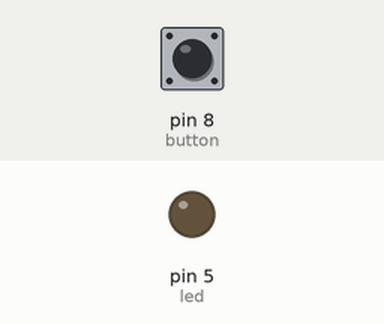
The sketch below on a simulated Arduino Uno, built with avr-gcc and run on an emulated ATmega328P. Shown: output pins drawn as LEDs (lit = HIGH). The test bench sets the inputs (shaded band); at power-on: pin 8 (button) LOW.

Above: at 1.2 s.
1.3 s: pin 8 (button) pulled HIGH for 0.15 s
At 1.37 s:
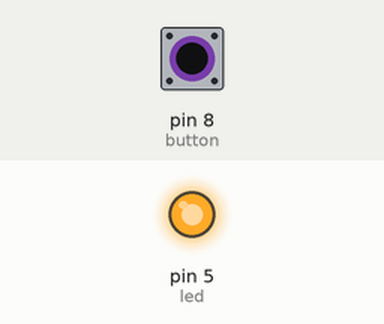
2.9 s: pin 8 (button) pulled HIGH for 3.2 s
At 7.0 s:
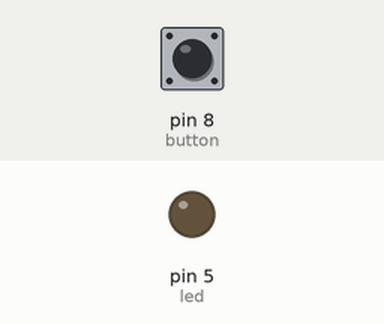
Timing chart, 0 to 8.5 s (numbered marks = the images above; inputs shaded):
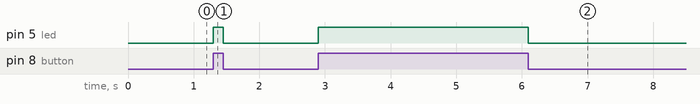

The sketch:

pushbutton.ino
```cpp
int led=5;
int button=8;
void setup() {
  pinMode(led,OUTPUT);
  pinMode(button,INPUT);// put your setup code here, to run once:

}

void loop() {
  int a= digitalRead(button);
  if (a==HIGH)
  {digitalWrite(led,HIGH);}
  else{digitalWrite(led,LOW);}// put your main code here, to run repeatedly:

}
```

Measured:
- after the input at 1.3 s, pin 5 (led): LOW → HIGH at once, → LOW 0.15 s later
- after the input at 2.9 s, pin 5 (led): LOW → HIGH at once, → LOW 3.2 s later
